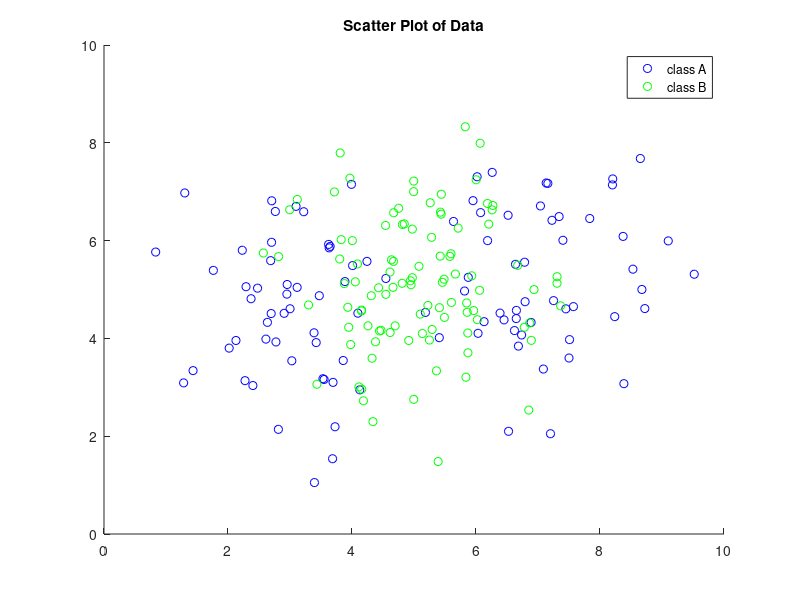

Recreate this plot in MATLAB. (Note: this script raises an error after producing the figure.)
%loading the data
a = load('data_lvq_A(1).mat');
b = load('data_lvq_B(1).mat');
matA = a.matA;
matB = b.matB;
data = matA+matB;
figure(1);
hold on;
scatter(matA(:,1),matA(:,2),'b');
scatter(matB(:,1),matB(:,2),'g');
legend('class A','class B');
title('Scatter Plot of Data');
% -------------------------------

array1 = zeros(length(matA));
array2 = ones(length(matB));
A = [matA array1];
B = [matB array2];
training_data = [A;B];

rng(1);
training_data = training_data(randperm(length(training_data)),:);

%prototypes for 1-1,1-2,2-1,2-2
prototypes_arr1 = [A(randi(length(A)), :)];
prototypes_arr1 = [prototypes_arr1 ; B(randi(length(B)), :)];
prototypes_arr2 = [A(randi(length(A)), :)];
prototypes_arr2 = [prototypes_arr2 ; B(randi(length(B)), :); B(randi(length(B)), :)];
prototypes_arr3 = [A(randi(length(A)), :); A(randi(length(A)),:)]; 
prototypes_arr3 = [prototypes_arr3 ; B(randi(length(B)), :)];
prototypes_arr4 = [A(randi(length(A)), :); A(randi(length(A)),:)]; 
prototypes_arr4 = [prototypes_arr4 ; B(randi(length(B)), :); B(randi(length(B)), :)];


dispgraph(prototypes_arr1,'1-1',training_data,1);
dispgraph(prototypes_arr2,'1-2',training_data,2);
dispgraph(prototypes_arr3,'2-1',training_data,3);
dispgraph(prototypes_arr4,'2-2',training_data,4);

function dispgraph(prototypes_arr, plot_name, training_data, plot_no)
epochs =25;
learning_rate = 0.01;

wstar_arr = prototypes_arr(:,1:2);
wstar_labels = prototypes_arr(:,3);
error =[];
col =[];

for i=1:epochs
    misclassified = 0;
    for j=1:length(training_data)
        distance =[];
        x = training_data(j,1:2);
        y = training_data(j,3);
        for k = 1:length(wstar_arr)
            distance = [distance ; pdist2(x,wstar_arr(k,:), 'squaredeuclidean')];
        end
        [m,index] = min(distance);
        wstar =wstar_arr(index,:);
        wstar_label = wstar_labels(index);
        wstar_arr(index,:)=wstar + learning_rate *Psi_function(wstar_label,y) *(x-wstar);
        if(Psi_function(wstar_label,y) == -1)
            misclassified = misclassified + 1;
        end
    end
    error = [error; misclassified/length(training_data)];
end
%Displaying the error curve for each prototypes
figure(2);
subplot(2,2,plot_no);
plot(1:epochs,error);
title(strcat('Error curve ',plot_name));
xlabel('Epochs');
ylabel('Error');

 for j = 1:length(training_data)
     distances =[];
     x = training_data(j,1:2);
     y = training_data(j,3);
     for k = 1:length(wstar)
         distances = [distances ; pdist2(x,wstar_arr(k,:), 'squaredeuclidean')];
     end
      [m index] = min(distances);
      if(wstar_labels(index)==0)
          col = [col; [0,1,0]];
      else
          col = [col;[0,0,1]];
      end
 end
%Scatter curve for each prototypes
 figure(3)
 subplot(2,2,plot_no);
 gscatter(training_data(:,1), training_data(:,2),col);
 title(strcat('Scatter Curve ', plot_name));
 legend("Dataset B","Dataset A");
end


function sign = Psi_function(y_pred, y_true)
if y_pred == y_true
    sign = 1;
else
    sign = -1;
end
end
